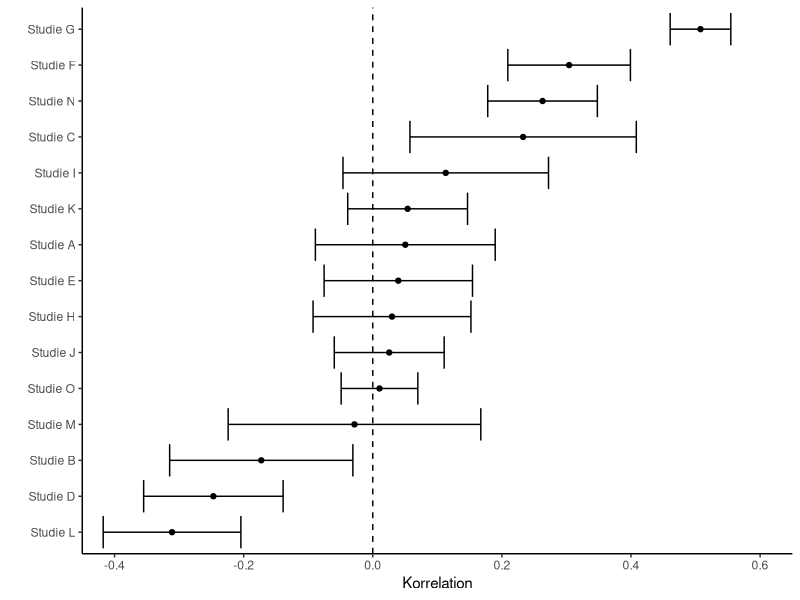

Generate this figure with R:
## ---- chunk 1
#| code-fold: true
library(ggplot2)
library(metafor)
set.seed(10)
k <- 15
cors <- data.frame("Stichprobenumfang" = round(rchisq(n = k, df = 2, ncp = 0)*5+10, digits = 0)
                   , "Korrelation" = rnorm(n = k, mean = .05, sd = .3)
                   , "Studie" = paste("Studie", toupper(letters[1:k]), sep = " ")
                   , "yi" = NA
                   , "vi" = NA
                   )

cors[, 4:5] <- metafor::escalc(ni = cors$Stichprobenumfang, ri = cors$Korrelation, measure = "COR")
cors$ucb <- cors$yi + qnorm(.975)*cors$vi
cors$lcb <- cors$yi - qnorm(.975)*cors$vi



ggplot(cors, aes(x = Korrelation, y = reorder(Studie, Korrelation))) + 
  geom_point() + geom_errorbar(xmin = cors$lcb, xmax = cors$ucb) + 
  geom_vline(xintercept = 0, lty = 2) + theme_classic() + ylab("") + 
  xlim(c(-.4, .6))
